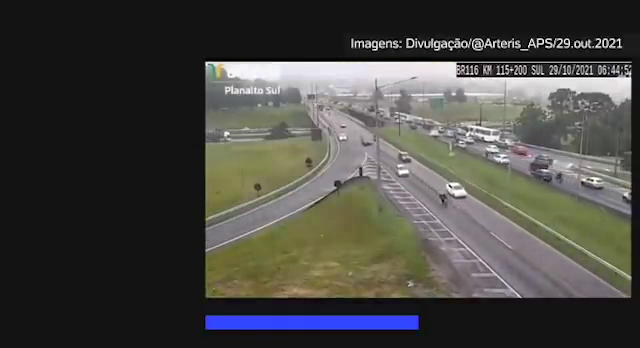
#> input picture frame 243 of OpenCV/Introducao/files/modelo.mp4, 640 x 348 px, given in place of 1.mp4, which was not available
$ python PersonTracking.py
#> lines starting #> are read from the running program, lines starting #| are printed output that depends on the picture; after the words box and inside, x2 and y2 are one past the last pixel; in counts of white or black regions, pixels touching at a corner belong together; pictures that were not available may be replaced by others from this repository, and a replacement may not be noted
import numpy as np
import cv2
import os

# The main link to use the arquives in the folder
main_link = os.path.dirname( __file__ )
video_src = main_link + '\\1.mp4'

# To use the notebook's camera.
capture = cv2.VideoCapture( video_src )

# Dimensões da tela a partir do frame
frame     = capture.read()[1]
#> frame is the input picture: shape (348, 640, 3); mean B, G, R 66.8, 70.7, 71.5
w, h, c   = frame.shape
#> w = 348; h = 640; c = 3

# Points to draw the line
p_line    = round(w/2)
#> p_line = 174
p_inicial = ( 0, p_line )
#> p_inicial = (0, 174)
p_final   = ( h, p_line )
#> p_final = (640, 174)


# Background subtraction to isolate moving cars
backsub = cv2.createBackgroundSubtractorMOG2( )


# Create a vector to define the velocity of tracking object
count = 0
sen   = 0
x_ant = 0
y_ant = 0
def vector_pos( x, y, x_ant, y_ant):
    dif_x = x - x_ant
    dif_y = y - y_ant
    return (dif_x, dif_y)


while True:
    _, frame = capture.read()

    fgmask = backsub.apply( frame, None, 0.01 )
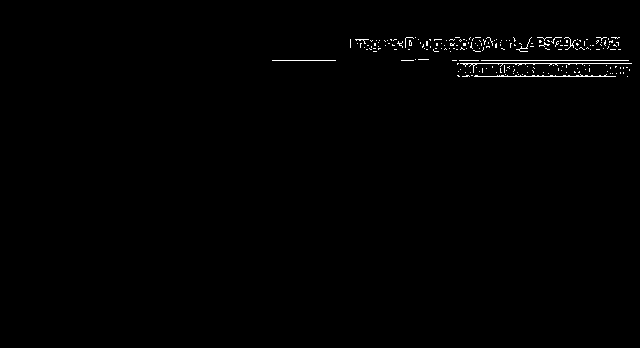
#> fgmask: shape (348, 640); values 127 (black) and 255 (white), 0.64% white in thin lines or dots, all inside (x1, y1, x2, y2) = (272, 37, 632, 77)

    # Erosion to erase unwanted small contours
    erode = cv2.erode( fgmask, None, iterations = 3 )
#> erode: shape (348, 640); every value is 127

    # Moments method applied
    moments = cv2.moments( erode, True )
#> moments = moments, m00 222720, centre m10/m00, m01/m00 = (319.5, 173.5)

    # Get the area of tracking object
    area = moments['m00']
#> area = 222720

    try:
        x_ant = x
        y_ant = y
    except:
        x_ant = 0
        y_ant = 0

    if moments['m00'] >= 600:
        x = int(moments['m10'] / moments['m00'])
#> x = 319
        y = int(moments['m01'] / moments['m00'])
#> y = 173

        _, dif_y = vector_pos( x, y, x_ant, y_ant )
#> in vector_pos, `dif_x = x - x_ant`: dif_x = 319
#> in vector_pos, `dif_y = y - y_ant`: dif_y = 173
#> dif_y = 173

        if dif_y > 6:
            if y < p_line:
                sen = sen << 1
            else:
                sen = (sen << 1) | 1
                sen = sen & 0x03
            if sen == 1:
                count = count + 1


    cv2.circle( frame, (x, y), 25, (0, 0, 255), -1)
    cv2.line( frame, p_inicial, p_final, (0, 255, 0), 2)

    cv2.putText(frame, 'count:'+str(count), (10, 30), cv2.FONT_HERSHEY_SIMPLEX, 1, (255, 0, 0), 2)
    cv2.putText(frame, 'x='+str(x)+' y='+str(y), (10,60), cv2.FONT_HERSHEY_SIMPLEX, 1, (255, 0, 0), 2)
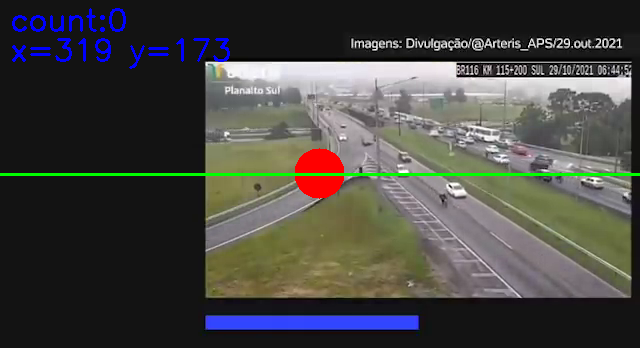
#> frame: shape (348, 640, 3); mean B, G, R 67.1, 70.6, 71.3

    cv2.imshow('erode', erode )
    cv2.imshow('frame', frame )

    if cv2.waitKey(1) & 0xFF == ord('q'):
#> (key q is pressed here)
        break

$ run again, starting later in the video
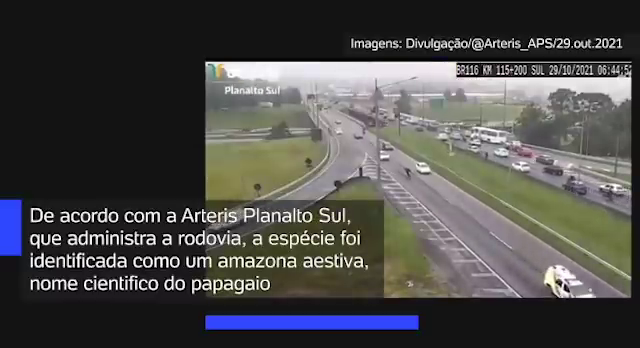
#> input picture frame 1093 of OpenCV/Introducao/files/modelo.mp4, 640 x 348 px, given in place of 1.mp4, which was not available
#> frame is the input picture: shape (348, 640, 3); mean B, G, R 72.9, 74.2, 75
#> `fgmask = backsub.apply( frame, None, 0.01 )`:
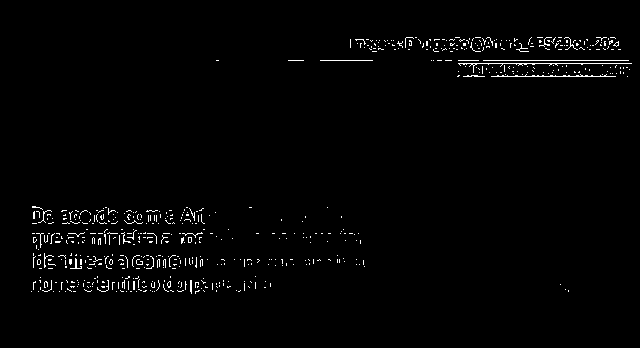
#> fgmask: shape (348, 640); values 127 (black) and 255 (white), 1.5% white in thin lines or dots, all inside (x1, y1, x2, y2) = (31, 37, 632, 294)
#> erode: shape (348, 640); every value is 127
#> moments = moments, m00 222720, centre m10/m00, m01/m00 = (319.5, 173.5)
#> area = 222720
#> x = 319
#> y = 173
#> dif_x = 319
#> in vector_pos, `dif_y = y - y_ant`: dif_y = 173
#> `cv2.putText(frame, 'x='+str(x)+' y='+str(y), (10,60), cv2.FONT_HERSHEY..`:
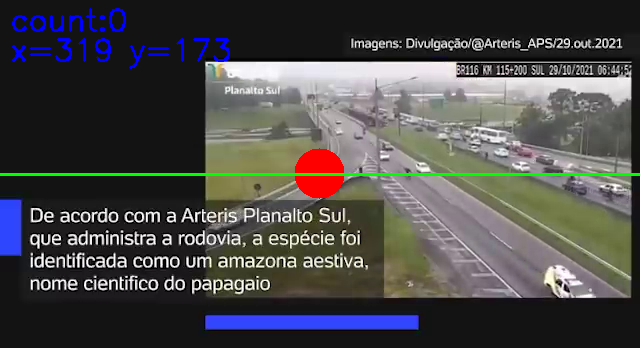
#> frame: shape (348, 640, 3); mean B, G, R 73.2, 74.2, 74.8

$ run again, starting later in the video
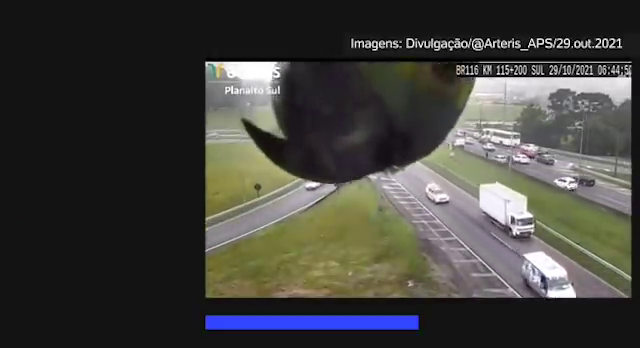
#> input picture frame 1944 of OpenCV/Introducao/files/modelo.mp4, 640 x 348 px, given in place of 1.mp4, which was not available
#> frame is the input picture: shape (348, 640, 3); mean B, G, R 60.8, 64.6, 65.5
#> `fgmask = backsub.apply( frame, None, 0.01 )`:
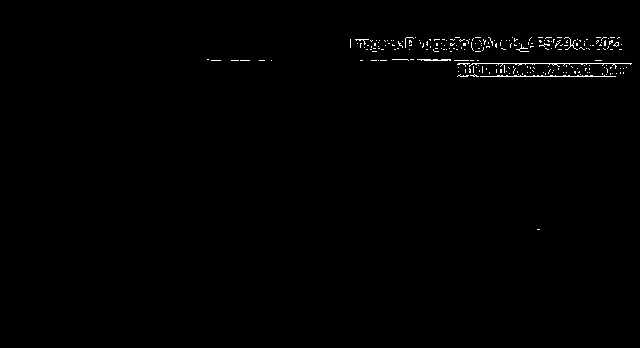
#> fgmask: shape (348, 640); values 127 (black) and 255 (white), 0.61% white in thin lines or dots, all inside (x1, y1, x2, y2) = (207, 37, 632, 230)
#> erode: shape (348, 640); every value is 127
#> moments = moments, m00 222720, centre m10/m00, m01/m00 = (319.5, 173.5)
#> area = 222720
#> x = 319
#> y = 173
#> dif_x = 319
#> in vector_pos, `dif_y = y - y_ant`: dif_y = 173
#> `cv2.putText(frame, 'x='+str(x)+' y='+str(y), (10,60), cv2.FONT_HERSHEY..`:
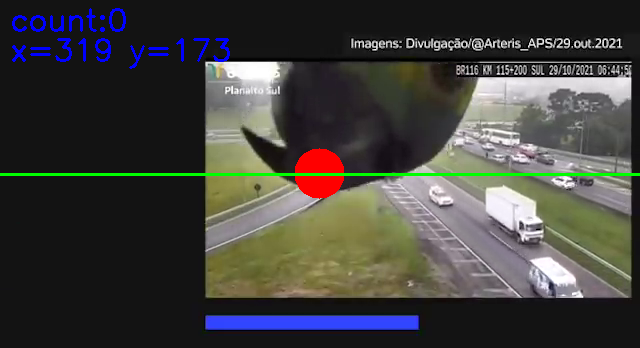
#> frame: shape (348, 640, 3); mean B, G, R 61.7, 65.3, 66
